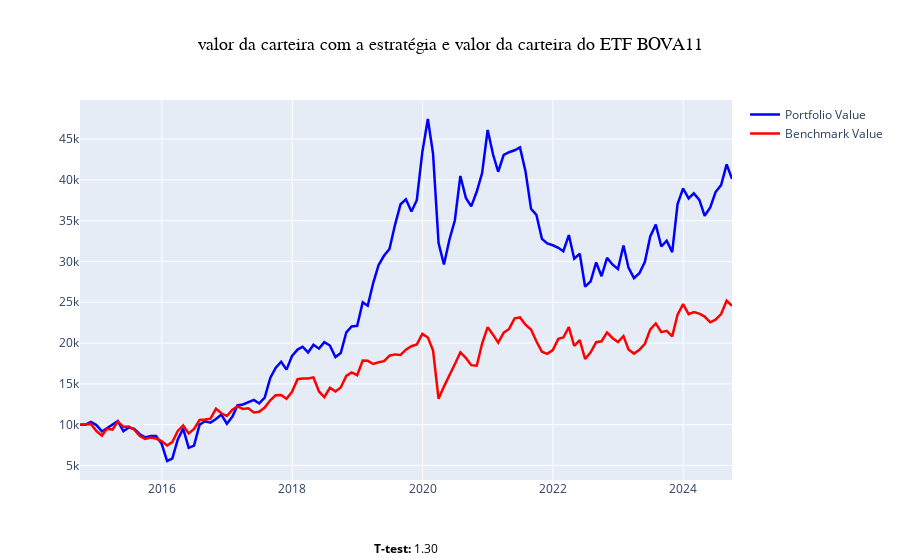

Notebook code for this chart:
### Code cell
import plotly.graph_objects as go
from plotly.subplots import make_subplots

fig = go.Figure()
# Portfolio Value
fig.add_trace(go.Scatter(x=individual_investments_df.index,
                             y=individual_investments_df['Portfolio Value'],
                             mode='lines',
                             name='Portfolio Value',
                             line=dict(color='blue', width=2.5)),
                  )
    # carteira do indice
fig.add_trace(go.Scatter(x=individual_investments_df.index,
                             y=bench,
                             mode='lines',
                             name='Benchmark Value',
                             line=dict(color='red', width=2.5)),
                  )


# T-test and P-value
significance_text = f"<b>T-test:</b> {t_stat:.2f}<br><b>P-value:</b> {p_value:.5f}"
if t_stat > 2 and p_value < 0.05:
    significance_text += f"<br><b>Significamente diferente de {bench_annual_rate:.0%} a.a.</b>"


fig.update_layout(title_text="valor da carteira com a estratégia e valor da carteira do ETF BOVA11",
                      title_font=dict(size=18, color='black', family="Arial Black"),
                      title_pad=dict(t=10),
                      title_x=0.5,
                      bargap=0.05,
                      annotations=[
        dict(
            text=significance_text, 
            showarrow=False, 
            xref="paper", 
            yref="paper", 
            x=.5,  
            y=-0.25,  
            font=dict(size=12, color="black"),  # Estilo da fonte
            align="center"  # Alinhamento do texto
        )
    ]
                      )

fig.show()
